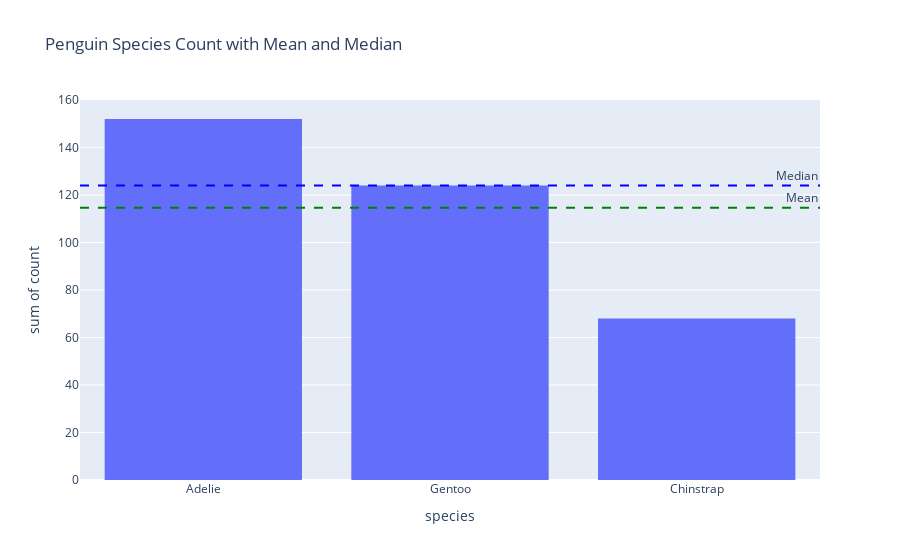

The code cell stored with this chart in its notebook:
### Markdown cell above
#### 1. Use *fig.add_[h/v]line()* and *fig.add_[h/v]rect()* to mark, respspectively, location (mean and median) and scale (range, interquartile range, and a range defined by two standard deviations away from the mean in both directions) of *flipper_length_mm* for each _species_ onto _plotly_ histograms of *flipper_length_mm* for each _species_ in the penguins dataset<br>

<details class="details-example"><summary style="color:blue"><u>Further Guidance</u></summary>

**Time Management Warning**: it takes a long time to make a figure, whether you're working with a ChatBot, or building it from scratch based on trial and error changes with your code. ChatBots remove the need to understand the detailed nuances of data visualization library arguments and construction procedures. But after you've passed the 30 minute range of effort working with your ChatBot for this problem to try to get what you want, then your only options are to start a new session and hope for a smoother experience based on improved clarity of your directions, or submit what you have along with a brief note highlighting the duration in your chatlog history where your efforts to make progress did not produce the desired outcome.

> The code referenced above [*fig.add_[h/v]line()*](https://plotly.com/python/horizontal-vertical-shapes/) and [*fig.add_[h/v]rect()*](https://plotly.com/python/line-charts/) refer to `fig.add_hline()` and `fig.add_hline()` and `fig.add_hrect()` and `fig.add_vrect()` which overly lines rectangles onto a figure from different orientation perspectives.
>
> - _There are several considerations in this problem..._
>     - _The histograms can be on the same figure, on separate figures, or separated into different panels in the same figure_
>     - _The elements within a figure should be well annotated, probobably using a so-called legend to help make sure annotations don't overlap each other and are clear and readible_
> - _There are several ways to approach this problem..._
>     - _You will likely be very pleased when you run the code returned to you as the result of pasting this question in as a prompt into a ChatBot session; but, you will also likely need to interact with the ChatBot to ask for adjustments to the code which give a final satisfactory figure (and this is the recommended approach to get the experience this problem intends you to have)_
>     - _**When using a ChatBot, if the code provided by your ChatBot results in an error, show the error to your ChatBot and iterate this process with the adjusted "fixed" code provided by the ChatBot... this process usually converges some something workable that's pretty close to what you were going for**_
>     - <u>**And don't forget, a ChatBot can explain what how code it provides works, if you ask it to...**</u>
>     - _You could alternatively figure out how to code this plot up for yourself by looking at the provided documentation links and perhaps using some additional google searchers or ChatBot queries to help out with specific issues or examples; and, if you end up interested in figuring out a little more how the code works that's great and definitely feel free to go ahead and do so, but at this stage the point of this problem is to understand the general ideas of figures themselves as opposed to being an expert about the code that generated them_
    
</details>

### Code cell
import pandas as pd 
import plotly.express as px
pingees = pd.read_csv("https://raw.githubusercontent.com/mwaskom/seaborn-data/master/penguins.csv")
fig = px.histogram(pingees.species.value_counts().reset_index(), x='species', y='count')

species_counts = pingees.species.value_counts().reset_index()
species_counts.columns = ['species', 'count']

mean_count = species_counts['count'].mean()
median_count = species_counts['count'].median()

fig = px.histogram(species_counts, x='species', y='count', title="Penguin Species Count with Mean and Median")

fig.add_hline(y=mean_count, line_dash="dash", line_color="green", annotation_text="Mean", annotation_position="top right")

fig.add_hline(y=median_count, line_dash="dash", line_color="blue", annotation_text="Median", annotation_position="top right")

fig.show()

### Figure 1 — Plotly figure (JSON) as saved in the notebook; plotly's stock layout.template omitted (floating-point values rounded to 4 significant figures)
{"data": [{"alignmentgroup": "True", "bingroup": "x", "histfunc": "sum", "hovertemplate": "species=%{x}<br>sum of count=%{y}<extra></extra>", "legendgroup": "", "marker": {"color": "#636efa", "pattern": {"shape": ""}}, "name": "", "offsetgroup": "", "orientation": "v", "showlegend": false, "type": "histogram", "x": ["Adelie", "Gentoo", "Chinstrap"], "xaxis": "x", "y": [152, 124, 68], "yaxis": "y"}], "layout": {"annotations": [{"showarrow": false, "text": "Mean", "x": 1, "xanchor": "right", "xref": "x domain", "y": 114.7, "yanchor": "bottom", "yref": "y"}, {"showarrow": false, "text": "Median", "x": 1, "xanchor": "right", "xref": "x domain", "y": 124, "yanchor": "bottom", "yref": "y"}], "barmode": "relative", "legend": {"tracegroupgap": 0}, "shapes": [{"line": {"color": "green", "dash": "dash"}, "type": "line", "x0": 0, "x1": 1, "xref": "x domain", "y0": 114.7, "y1": 114.7, "yref": "y"}, {"line": {"color": "blue", "dash": "dash"}, "type": "line", "x0": 0, "x1": 1, "xref": "x domain", "y0": 124, "y1": 124, "yref": "y"}], "title": {"text": "Penguin Species Count with Mean and Median"}, "xaxis": {"anchor": "y", "domain": [0, 1], "title": {"text": "species"}}, "yaxis": {"anchor": "x", "domain": [0, 1], "title": {"text": "sum of count"}}}}
